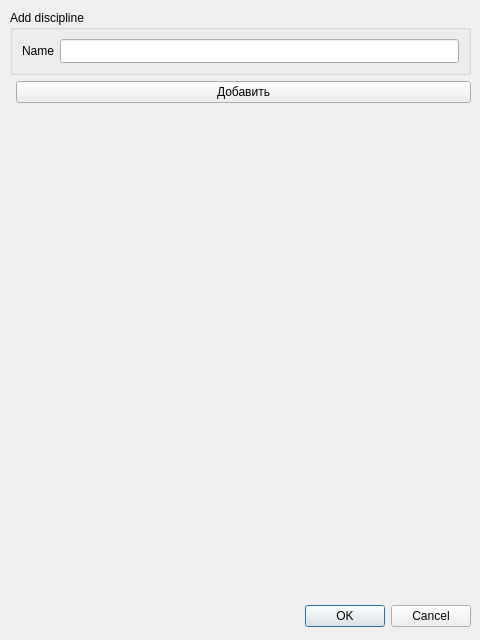
<?xml version="1.0" encoding="UTF-8"?>
<ui version="4.0">
 <class>Dialog</class>
 <widget class="QDialog" name="Dialog">
  <property name="geometry">
   <rect>
    <x>0</x>
    <y>0</y>
    <width>480</width>
    <height>640</height>
   </rect>
  </property>
  <property name="windowTitle">
   <string>Dialog</string>
  </property>
  <widget class="QDialogButtonBox" name="buttonBox">
   <property name="geometry">
    <rect>
     <x>10</x>
     <y>600</y>
     <width>461</width>
     <height>32</height>
    </rect>
   </property>
   <property name="orientation">
    <enum>Qt::Horizontal</enum>
   </property>
   <property name="standardButtons">
    <set>QDialogButtonBox::Cancel|QDialogButtonBox::Ok</set>
   </property>
  </widget>
  <widget class="QWidget" name="layoutWidget">
   <property name="geometry">
    <rect>
     <x>10</x>
     <y>10</y>
     <width>461</width>
     <height>101</height>
    </rect>
   </property>
   <layout class="QFormLayout" name="formLayout_2">
    <property name="fieldGrowthPolicy">
     <enum>QFormLayout::AllNonFixedFieldsGrow</enum>
    </property>
    <item row="1" column="1">
     <widget class="QPushButton" name="pb_add_discipline">
      <property name="text">
       <string>Добавить</string>
      </property>
     </widget>
    </item>
    <item row="0" column="0" colspan="2">
     <widget class="QGroupBox" name="groupBox_2">
      <property name="title">
       <string>Add discipline</string>
      </property>
      <layout class="QHBoxLayout" name="horizontalLayout_2">
       <item>
        <widget class="QLabel" name="label_6">
         <property name="text">
          <string>Name</string>
         </property>
        </widget>
       </item>
       <item>
        <widget class="QLineEdit" name="le_name">
         <property name="minimumSize">
          <size>
           <width>0</width>
           <height>24</height>
          </size>
         </property>
        </widget>
       </item>
      </layout>
     </widget>
    </item>
   </layout>
  </widget>
 </widget>
 <resources/>
 <connections>
  <connection>
   <sender>buttonBox</sender>
   <signal>accepted()</signal>
   <receiver>Dialog</receiver>
   <slot>accept()</slot>
   <hints>
    <hint type="sourcelabel">
     <x>248</x>
     <y>254</y>
    </hint>
    <hint type="destinationlabel">
     <x>157</x>
     <y>274</y>
    </hint>
   </hints>
  </connection>
  <connection>
   <sender>buttonBox</sender>
   <signal>rejected()</signal>
   <receiver>Dialog</receiver>
   <slot>reject()</slot>
   <hints>
    <hint type="sourcelabel">
     <x>316</x>
     <y>260</y>
    </hint>
    <hint type="destinationlabel">
     <x>286</x>
     <y>274</y>
    </hint>
   </hints>
  </connection>
 </connections>
</ui>
